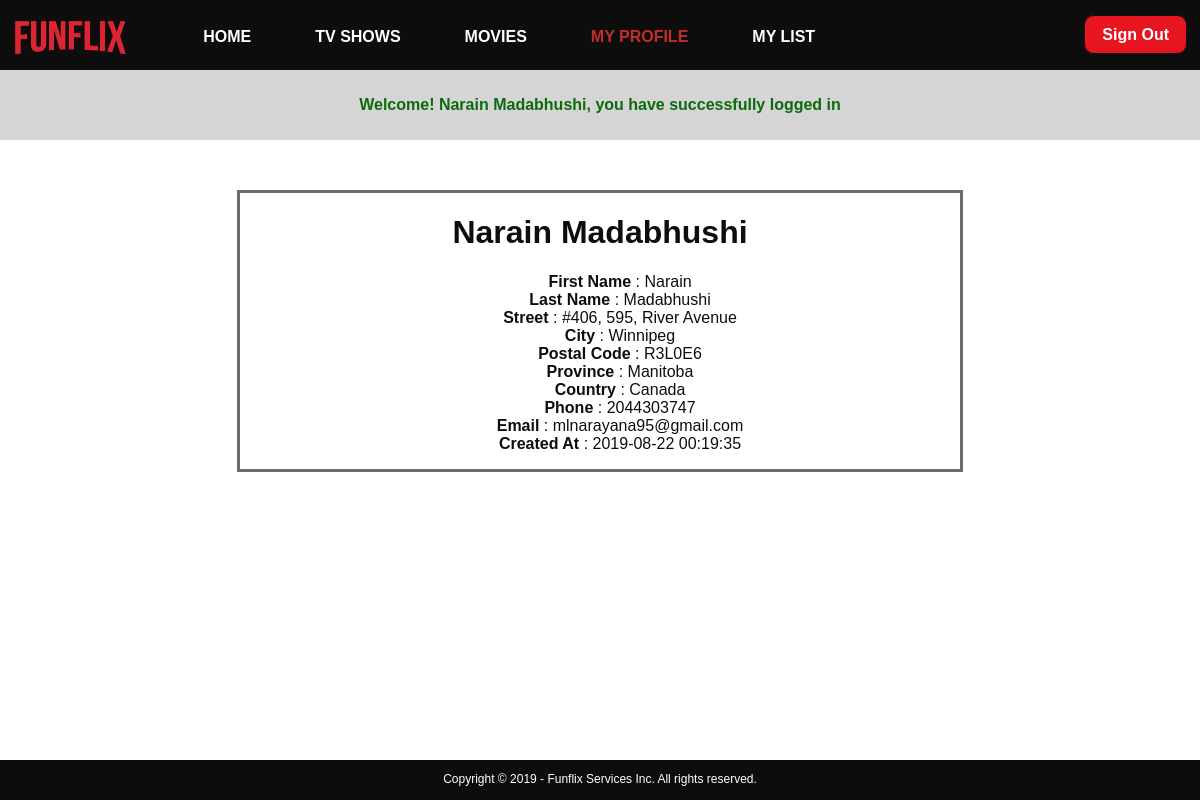
The page /my_profile.php (signed in) on the database its author committed.
### tables this page shows
CREATE TABLE IF NOT EXISTS `users` (
  `user_id` int(11) NOT NULL AUTO_INCREMENT,
  `first_name` varchar(20) NOT NULL,
  `last_name` varchar(20) NOT NULL,
  `street` varchar(200) NOT NULL,
  `city` varchar(20) NOT NULL,
  `postal_code` varchar(7) NOT NULL,
  `province` varchar(20) NOT NULL,
  `country` varchar(20) NOT NULL,
  `phone` varchar(10) NOT NULL,
  `email` varchar(100) NOT NULL,
  `password` varchar(255) NOT NULL,
  `created_at` datetime NOT NULL DEFAULT CURRENT_TIMESTAMP,
  `updated_at` datetime DEFAULT NULL,
  PRIMARY KEY (`user_id`),
  UNIQUE KEY `email` (`email`)
);

### classes/Models/Model.php (called while the page is built, shortened)
<?php
class Model
{
	protected static $dbh;
	public static function init(\PDO $dbh)
	{
		static::$dbh = $dbh;
	}
	public function one($id)
	{
		$query = "SELECT * FROM {$this->table} WHERE {$this->key} = :id";
		$params = array(':id' => $id);
		$stmt = static::$dbh->prepare($query);
		$stmt->execute($params);
		return $stmt->fetch(\PDO::FETCH_ASSOC);
	}
}

### app/functions.php (called while the page is built, shortened)
<?php
function esc($string)
{
	return htmlentities($string, null, "UTF-8");
}
function label($string)
{
	return ucwords(str_replace('_',' ',$string) );
}

### public/my_profile.php (the view, shortened to what this page needs)
<?php
    $user = new Users();
    if(empty($_SESSION['logged_in']) || $_SESSION['logged_in'] != true){
      $_SESSION['flash'] = 'You must be logged in to view a profile';
      header("Location: login.php");
      die;
    }else{
      $result = $user->one($_SESSION['user_id']);
    }
?>
<?php require '../inc/head.inc.php';?>
  <div id="user">
      <h1><?=esc($result['first_name']) . " " . esc($result['last_name'])?></h1>
      <ul>
        <?php foreach($result as $key => $value) : ?>
        <?php if($key != 'password' && $key != 'user_id' && $key != 'updated_at') : ?>
          <li><strong><?=esc(label($key))?></strong> : <?=esc($value)?></li>
          <?php endif; ?>
        <?php endforeach; ?>
      </ul>
  </div>
  <?php require '../inc/footer.inc.php'; ?>
</body>
</html>

### public/css/desktop.css (style rules this page uses)
li { list-style-type: none; }

### rows shown on the page
users: first_name "Narain", last_name "Madabhushi", street "#406, 595, River Avenue", city "Winnipeg", postal_code "R3L0E6", province "Manitoba", country "Canada", phone "2044303747", email "mlnarayana95@gmail.com", created_at "2019-08-22 00:19:35"

### other values the page prints
$_SESSION['flash'] "Welcome! Narain Madabhushi, you have successfully logged in"
label($key) "First Name"
label($key) "Last Name"
label($key) "Street"
label($key) "City"
label($key) "Postal Code"
label($key) "Province"
label($key) "Country"
label($key) "Phone"
label($key) "Email"
label($key) "Created At"
